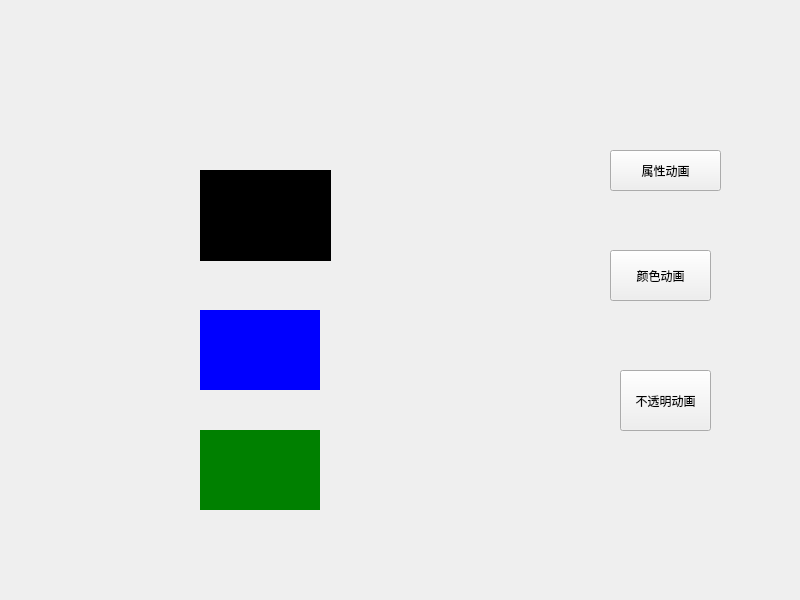
<?xml version="1.0" encoding="UTF-8"?>
<ui version="4.0">
 <class>Widget</class>
 <widget class="QWidget" name="Widget">
  <property name="geometry">
   <rect>
    <x>0</x>
    <y>0</y>
    <width>800</width>
    <height>600</height>
   </rect>
  </property>
  <property name="windowTitle">
   <string>Widget</string>
  </property>
  <widget class="QPushButton" name="pushButton">
   <property name="geometry">
    <rect>
     <x>610</x>
     <y>150</y>
     <width>111</width>
     <height>41</height>
    </rect>
   </property>
   <property name="text">
    <string>属性动画</string>
   </property>
  </widget>
  <widget class="QWidget" name="geometry" native="true">
   <property name="geometry">
    <rect>
     <x>200</x>
     <y>170</y>
     <width>131</width>
     <height>91</height>
    </rect>
   </property>
   <property name="styleSheet">
    <string notr="true">QWidget{
background-color:black;
}</string>
   </property>
  </widget>
  <widget class="QWidget" name="colorwidget" native="true">
   <property name="geometry">
    <rect>
     <x>200</x>
     <y>310</y>
     <width>120</width>
     <height>80</height>
    </rect>
   </property>
   <property name="styleSheet">
    <string notr="true">QWidget{background-color:blue}</string>
   </property>
  </widget>
  <widget class="QPushButton" name="pushButton_2">
   <property name="geometry">
    <rect>
     <x>610</x>
     <y>250</y>
     <width>101</width>
     <height>51</height>
    </rect>
   </property>
   <property name="text">
    <string>颜色动画</string>
   </property>
  </widget>
  <widget class="QWidget" name="colorwidget_2" native="true">
   <property name="geometry">
    <rect>
     <x>200</x>
     <y>430</y>
     <width>120</width>
     <height>80</height>
    </rect>
   </property>
   <property name="styleSheet">
    <string notr="true">QWidget{background-color:green
}</string>
   </property>
  </widget>
  <widget class="QPushButton" name="pushButton_3">
   <property name="geometry">
    <rect>
     <x>620</x>
     <y>370</y>
     <width>91</width>
     <height>61</height>
    </rect>
   </property>
   <property name="text">
    <string>不透明动画</string>
   </property>
  </widget>
 </widget>
 <resources/>
 <connections/>
</ui>
